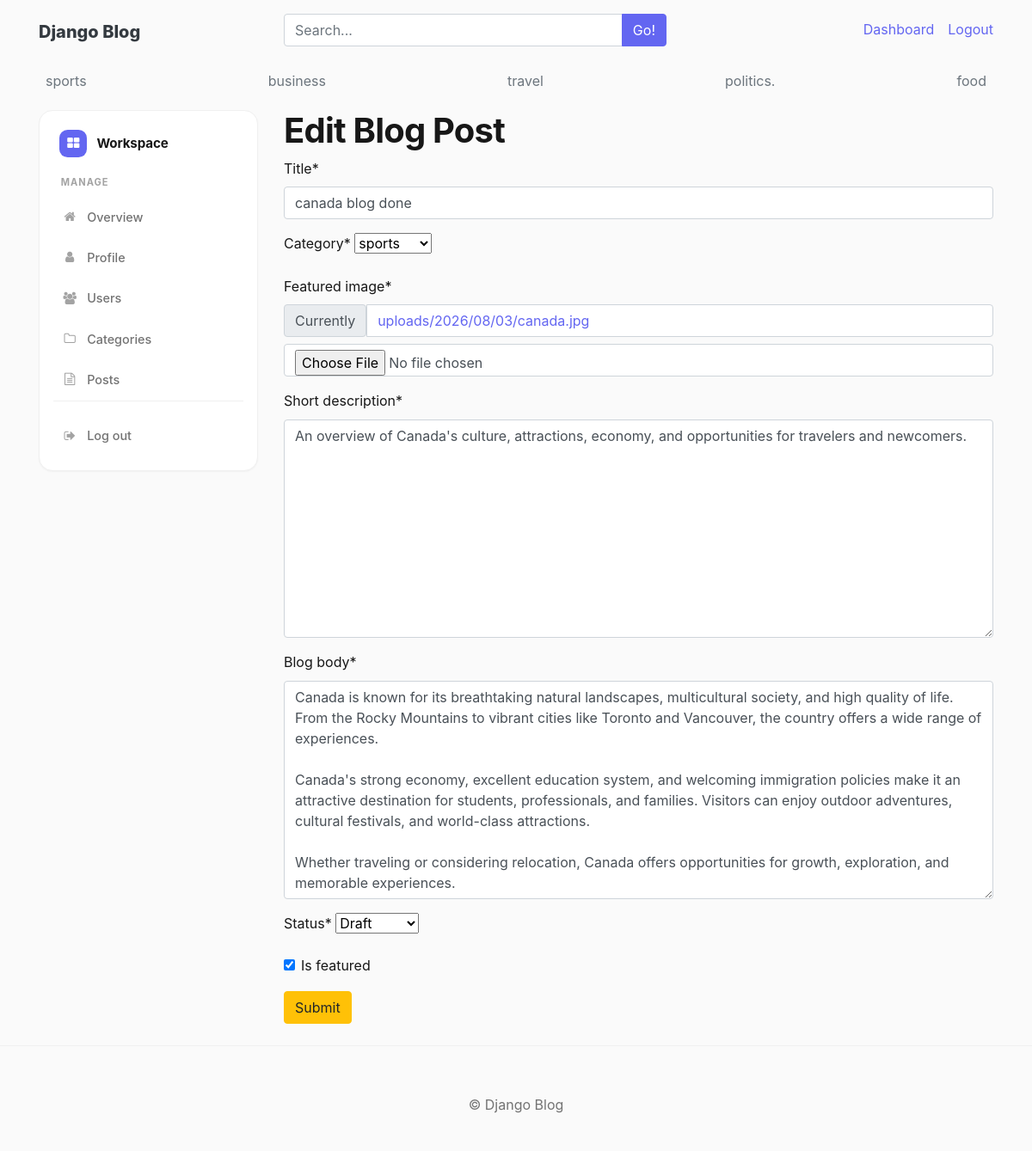
The app's page /dashboard/posts/edit/2/ (signed in) with its own data.
### blogs/models.py (models this page shows, shortened)
class Category(models.Model):
    category_name = models.CharField(max_length=50, unique=True)
    created_at = models.DateField(auto_now_add=True)
    updated_at = models.DateField(auto_now=True)
    def __str__(self):
        return self.category_name
    class Meta:
        verbose_name_plural = 'categories'

class Blog(models.Model):
    title = models.CharField(max_length=100)
    slug = models.SlugField(
        max_length=150,
        unique=True,
        blank=True
    )
    category = models.ForeignKey(Category, on_delete=models.CASCADE)
    author = models.ForeignKey(User, on_delete=models.CASCADE)
    featured_image = models.ImageField(upload_to='uploads/%Y/%m/%d')
    short_description = models.TextField(max_length=500)
    blog_body = models.TextField(max_length=2000)
    status = models.CharField(
        max_length=20,
        choices=STATUS_CHOICES,
        default="Draft"
    )
    is_featured = models.BooleanField(default=False)
    created_at = models.DateTimeField(auto_now_add=True)
    updated_at = models.DateTimeField(auto_now=True)

### dashboards/views.py (the view)
# urls.py: path('posts/edit/<int:pk>/',views.edit_post,name='edit_post'),
def edit_post(request, pk):
    post = get_object_or_404(Blog, pk=pk)
    require_authenticated(request.user)
    if not request.user.is_staff and post.author != request.user:
        raise PermissionDenied
    if request.method == 'POST':
        form = BlogPostForm(request.POST, request.FILES, instance=post)
        if form.is_valid():
            post = form.save()
            post.slug = unique_blog_slug(form.cleaned_data['title'], post.id)
            post.save()
            return redirect('posts')
        else:
            print(form.errors)   # <-- Add this
    else:
        form = BlogPostForm(instance=post)
    return render(request, 'dashboard/edit_post.html', {
        'form': form,
        'post': post,
    })

### dashboards/forms.py
class BlogPostForm(forms.ModelForm):
    class Meta:
        model = Blog
        fields = (
            'title',
            'category',
            'featured_image',
            'short_description',
            'blog_body',
            'status',
            'is_featured',
        )

### blogs/context_processors.py (called while the page is built)
def get_categories(request):
    categories=Category.objects.all()
    blog_suggestions = Blog.objects.filter(status='Published').order_by('title').values_list('title', flat=True)
    return dict(categories=categories, blog_suggestions=blog_suggestions)

### dashboards/views.py (called while the page is built)
def require_authenticated(user):
    if not user.is_authenticated:
        raise PermissionDenied

### templates/dashboard/edit_post.html (shortened to what this page needs)
{%extends 'base.html'%}
{%block content%}
{%load crispy_forms_tags %}
<div class="row">
    {% include 'dashboard/sidebar.html' %}
    <div class="col-md-9">
        <h1>Edit Blog Post</h1>
        <form action="{%url 'edit_post' post.id%}" method="POST" enctype="multipart/form-data">
            {{form | crispy}}
            <button type="submit" class="btn btn-warning">
                Submit
            </button>
        </form>
        <br>
    </div>
</div>
{%endblock%}

### templates/base.html (shortened to what this page needs)
{% load static %}
<!DOCTYPE html>
<html lang="en">
<head>
    <link rel="stylesheet"
          href="https://cdn.jsdelivr.net/npm/bootstrap@4.6.2/dist/css/bootstrap.min.css">
    <link href="{% static 'CSS/blog.css' %}" rel="stylesheet">
    <link href="https://maxcdn.bootstrapcdn.com/font-awesome/4.7.0/css/font-awesome.min.css" rel="stylesheet">
</head>
<body>
<div class="container">
    <header class="blog-header py-3">
        <div class="row justify-content-between align-items-center">
            <div class="col-12 col-md-3 pt-1 text-center text-md-left">
                <a class="blog-header-logo text-dark" href="/">
                    Django Blog
                </a>
            </div>
            <div class="col-12 col-md-5 my-2 my-md-0">
                <form method="get" action="{% url 'search' %}">
                    <div class="input-group">
                        <input type="text"
                               class="form-control"
                               name="q"
                               value="{{ keyword }}"
                               list="header-blog-title-suggestions"
                               placeholder="Search...">
                        <span class="input-group-append">
                            <button class="btn btn-primary" type="submit">
                                Go!
                            </button>
                        </span>
                    </div>
                </form>
            </div>
            <div class="col-12 col-md-4 d-flex justify-content-center justify-content-md-end align-items-center">
                {% if not user.is_authenticated %}
                    <a class="btn btn-sm btn-warning" href="{% url 'login' %}">
                        Login
                    </a>
                    &nbsp;
                    <a class="btn btn-sm btn-outline-secondary" href="{% url 'register' %}">
                        Register
                    </a>
                {% elif user.is_authenticated %}
                    <span>
                        <a href="{% url 'dashboard' %}">
                            Dashboard
                        </a>
                    </span>
                    <span>
                        <a href="{% url 'logout' %}">
                            Logout
                        </a>
                    </span>
                {% else %}
                    <span>
                        <a href="{% url 'logout' %}">
                            Logout
                        </a>
                    </span>
                {% endif %}
            </div>
        </div>
    </header>
    <div class="nav-scroller py-1 mb-2">
        <nav class="nav d-flex justify-content-between">
            {% for cat in categories %}
                <a class="p-2 text-muted"
                   href="{% url 'posts_by_category' cat.id %}">
                    {{ cat.category_name }}
                </a>
            {% endfor %}
        </nav>
    </div>
    {% block content %}
    {% endblock %}
</div>
<footer class="blog-footer">
    <p class="mt-3">
        © {{ now.year }} Django Blog
    </p>
</footer>
</body>
</html>

### blog_main/static/CSS/blog.css (style rules this page uses)
:root { --color-bg: #fafafa; --color-surface: #ffffff; --color-text: #171717; --color-text-muted: #737373; --color-text-light: #a3a3a3; --color-border: #e5e5e5; --color-border-light: #f0f0f0; --color-accent: #6366f1; --color-accent-hover: #4f46e5; --color-accent-light: #eef2ff; --color-accent-subtle:#f5f3ff; --radius-sm: 8px; --radius-md: 12px; --radius-lg: 16px; --radius-xl: 20px; --radius-pill:999px; --shadow-xs: 0 1px 2px rgba(0, 0, 0, 0.04); --shadow-sm: 0 1px 3px rgba(0, 0, 0, 0.06), 0 1px 2px rgba(0, 0, 0, 0.04); --shadow-md: 0 4px 12px rgba(0, 0, 0, 0.08); --shadow-lg: 0 8px 24px rgba(0, 0, 0, 0.10); --font-sans: 'Inter', system-ui, -apple-system, sans-serif; --transition: 0.2s ease; }
*, *::before, *::after { box-sizing: border-box; }
body { font-family: var(--font-sans); font-size: 1rem; line-height: 1.6; color: var(--color-text); background-color: var(--color-bg); -webkit-font-smoothing: antialiased; -moz-osx-font-smoothing: grayscale; }
h1, h2, h3, h4, h5, h6 { font-family: var(--font-sans); font-weight: 700; letter-spacing: -0.02em; color: var(--color-text); }
a { color: var(--color-accent); text-decoration: none; transition: color var(--transition); }
.btn-primary { background-color: var(--color-accent) !important; border-color: var(--color-accent) !important; }
.blog-header-logo { font-family: var(--font-sans); font-size: 1.25rem; font-weight: 800; }
.blog-footer { padding: 2.5rem 0; color: var(--color-text-muted); text-align: center; background-color: var(--color-bg); border-top: 1px solid var(--color-border-light); }
.blog-footer p:last-child { margin-bottom: 0; }

### records on screen
Category: category_name "sports"
Category: category_name "business"
Category: category_name "travel"
Category: category_name "politics."
Category: category_name "food"
Blog: title "canada blog done", category "sports", short_description "An overview of Canada's culture, attractions, economy, and opportunities for travelers and newcomers.", blog_body "Canada is known for its breathtaking natural landscapes, multicultural society, and high quality of life. From the Rocky Mountains to vibrant cities like Toronto and Vancouver, the country offers a wide range of experiences. Canada's strong economy, excellent education system, and welcoming immigration policies make it an attractive destination for students, professionals, and families. Visitors can enjoy outdoor adventures, cultural festivals, and world-class attractions. Whether traveling or considering relocation, Canada offers opportunities for growth, exploration, and memorable experiences.", status "Draft", is_featured "☑"
